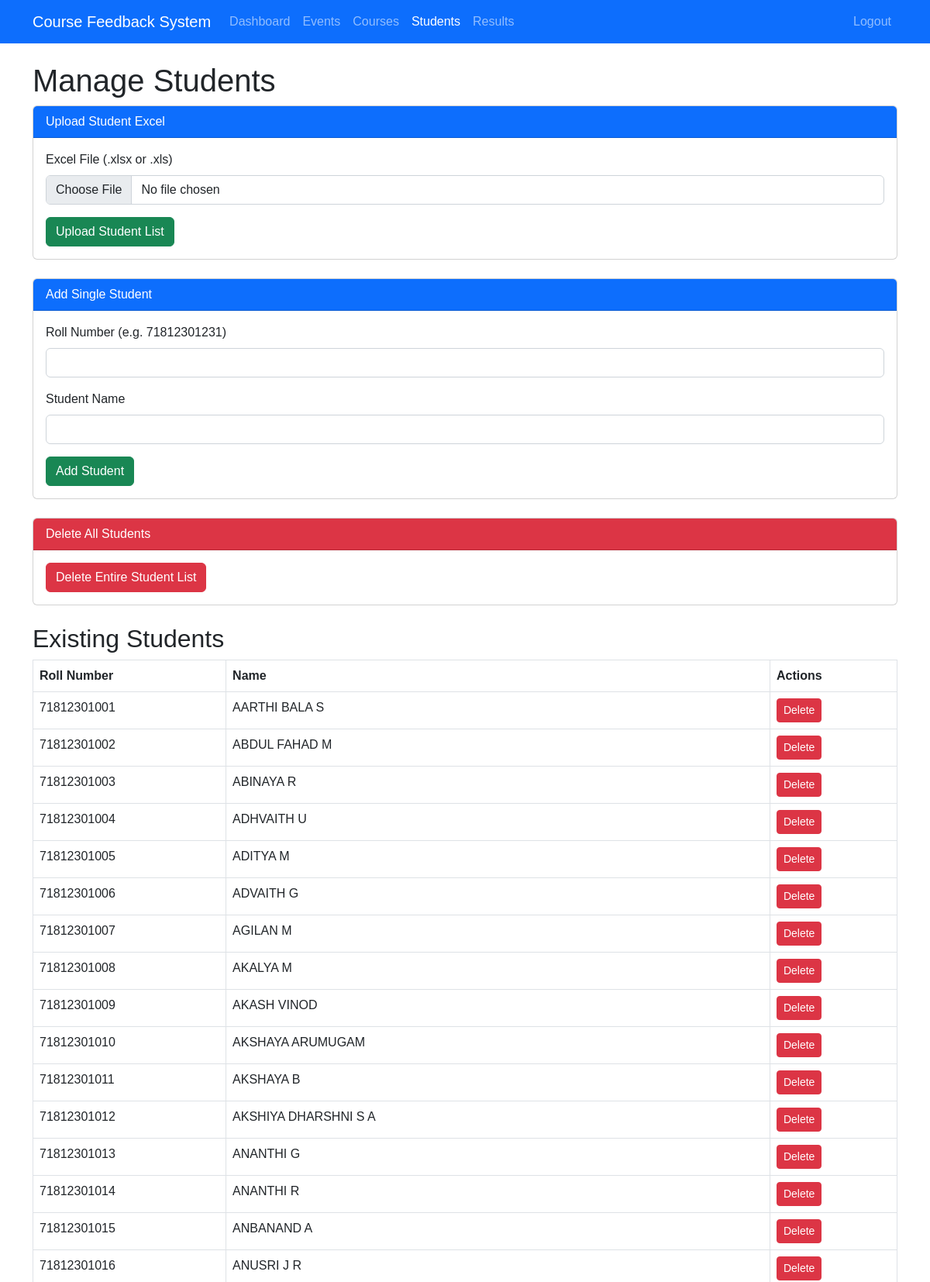
The page /admin/students (signed in, upper part) on the database its author committed.
### models.py (models this page shows, shortened)
class Student(db.Model):
    id = db.Column(db.Integer, primary_key=True)
    roll_number = db.Column(db.String(20), unique=True, nullable=False)
    name = db.Column(db.String(100), nullable=False)
    email = db.Column(db.String(120), unique=True, nullable=True)
    password_hash = db.Column(db.String(128), nullable=False,
                              default=generate_password_hash('Srec@123'))
    feedback_responses = db.relationship('FeedbackResponse', backref='student', lazy=True, cascade='all, delete-orphan')

### routes/admin_routes.py (the view, shortened to what this page needs)
@admin_bp.route('/students', methods=['GET', 'POST'])
@login_required
def manage_students():
    if not current_user.is_admin:
        flash('Access denied.', 'danger')
        return redirect(url_for('admin.login'))
    students = Student.query.all()
    return render_template('admin/manage_students.html', students=students)

### models.py (called while the page is built)
@login_manager.user_loader
def load_user(user_id):
    return User.query.get(int(user_id))

### templates/admin/manage_students.html (shortened to what this page needs)
{% extends "base.html" %}
{% block navbar %}
<nav class="navbar navbar-expand-lg navbar-dark bg-primary">
  <div class="container">
    <a class="navbar-brand" href="#">Course Feedback System</a>
    <div class="collapse navbar-collapse" id="navbarNav">
      <ul class="navbar-nav">
        <li class="nav-item"><a class="nav-link" href="{{ url_for('admin.dashboard') }}">Dashboard</a></li>
        <li class="nav-item"><a class="nav-link" href="{{ url_for('admin.manage_events') }}">Events</a></li>
        <li class="nav-item"><a class="nav-link" href="{{ url_for('admin.manage_courses') }}">Courses</a></li>
        <li class="nav-item"><a class="nav-link active" href="{{ url_for('admin.manage_students') }}">Students</a></li>
        <li class="nav-item"><a class="nav-link" href="{{ url_for('admin.results') }}">Results</a></li>
      </ul>
      <ul class="navbar-nav ms-auto">
        <li class="nav-item"><a class="nav-link" href="{{ url_for('admin.logout') }}">Logout</a></li>
      </ul>
    </div>
  </div>
</nav>
{% endblock %}
{% block content %}
<div class="container my-4">
  <h1>Manage Students</h1>
  <div class="card mb-4">
    <div class="card-header bg-primary text-white">
      Upload Student Excel
    </div>
    <div class="card-body">
      <form action="{{ url_for('admin.manage_students') }}" method="post" enctype="multipart/form-data">
        <div class="mb-3">
          <label for="file" class="form-label">Excel File (.xlsx or .xls)</label>
          <input type="file" name="file" id="file" class="form-control" required>
        </div>
        <button type="submit" class="btn btn-success">Upload Student List</button>
      </form>
    </div>
  </div>
  <div class="card mb-4">
    <div class="card-header bg-primary text-white">Add Single Student</div>
    <div class="card-body">
      <form action="{{ url_for('admin.manage_students') }}" method="post">
        <div class="mb-3">
          <label for="roll_number" class="form-label">Roll Number (e.g. 71812301231)</label>
          <input type="text" name="roll_number" id="roll_number" class="form-control" required>
        </div>
        <div class="mb-3">
          <label for="name" class="form-label">Student Name</label>
          <input type="text" name="name" id="name" class="form-control" required>
        </div>
        <button type="submit" class="btn btn-success">Add Student</button>
      </form>
    </div>
  </div>
  <div class="card mb-4">
    <div class="card-header bg-danger text-white">Delete All Students</div>
    <div class="card-body">
      <form action="{{ url_for('admin.manage_students') }}" method="post" onsubmit="return confirm('Are you sure you want to delete the entire student list (only those without responses will be deleted)?');">
        <button type="submit" class="btn btn-danger">Delete Entire Student List</button>
      </form>
    </div>
  </div>
  <h2>Existing Students</h2>
  {% if students %}
    <table class="table table-bordered">
      <thead>
        <tr>
          <th>Roll Number</th>
          <th>Name</th>
          <th>Actions</th>
        </tr>
      </thead>
      <tbody>
        {% for student in students %}
          <tr>
            <td>{{ student.roll_number }}</td>
            <td>{{ student.name }}</td>
            <td>
              <form action="{{ url_for('admin.manage_students') }}" method="post" style="display:inline-block;" onsubmit="return confirm('Are you sure you want to delete this student?');">
                <button type="submit" class="btn btn-danger btn-sm">Delete</button>
              </form>
            </td>
          </tr>
        {% endfor %}
      </tbody>
    </table>
  {% else %}
    <div class="alert alert-info">No students found</div>
  {% endif %}
</div>
{% endblock %}

### static/css/main.css (style rules this page uses)
body { font-family: 'Arial', sans-serif; background-color: #ffffff; }

### rows shown on the page
Student: roll_number "71812301001", name "AARTHI BALA S"
Student: roll_number "71812301002", name "ABDUL FAHAD M"
Student: roll_number "71812301003", name "ABINAYA R"
Student: roll_number "71812301004", name "ADHVAITH U"
Student: roll_number "71812301005", name "ADITYA M"
Student: roll_number "71812301006", name "ADVAITH G"
Student: roll_number "71812301007", name "AGILAN M"
Student: roll_number "71812301008", name "AKALYA M"
Student: roll_number "71812301009", name "AKASH VINOD"
Student: roll_number "71812301010", name "AKSHAYA ARUMUGAM"
Student: roll_number "71812301011", name "AKSHAYA B"
Student: roll_number "71812301012", name "AKSHIYA DHARSHNI S A"
Student: roll_number "71812301013", name "ANANTHI G"
Student: roll_number "71812301014", name "ANANTHI R"
Student: roll_number "71812301015", name "ANBANAND A"
Student: roll_number "71812301016", name "ANUSRI J R"
